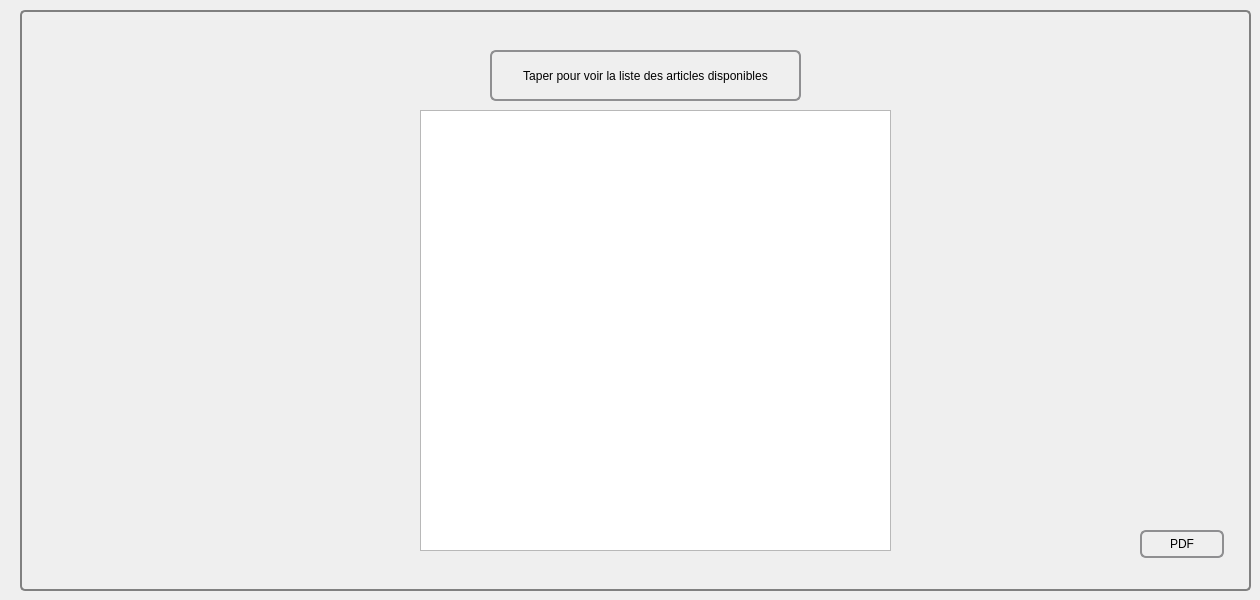
      <widget class="QWidget" name="tab_26">
       <attribute name="title">
        <string>Articles disponibles</string>
       </attribute>
       <widget class="QGroupBox" name="groupBox_28">
        <property name="geometry">
         <rect>
          <x>20</x>
          <y>10</y>
          <width>1231</width>
          <height>581</height>
         </rect>
        </property>
        <property name="styleSheet">
         <string notr="true">QGroupBox {

    background-color: qlineargradient(x1: 0, y1: 0, x2: 0, y2: 1,

                                      stop: 0 #E0E0E0, stop: 1 #FFFFFF);

    border: 2px solid gray;

    border-radius: 5px;

    margin-top: 1ex; /* leave space at the top for the title */

}



QGroupBox::title {

    subcontrol-origin: margin;

    subcontrol-position: top center; /* position at the top center */

    padding: 0 3px;

    background-color: qlineargradient(x1: 0, y1: 0, x2: 0, y2: 1,

                                      stop: 0 #FF0ECE, stop: 1 #FFFFFF);

}</string>
        </property>
        <property name="title">
         <string/>
        </property>
        <widget class="QTableView" name="tableView_ListeArticle">
         <property name="geometry">
          <rect>
           <x>400</x>
           <y>100</y>
           <width>471</width>
           <height>441</height>
          </rect>
         </property>
        </widget>
        <widget class="QPushButton" name="pushButton_AfficherBoutique">
         <property name="geometry">
          <rect>
           <x>470</x>
           <y>40</y>
           <width>311</width>
           <height>51</height>
          </rect>
         </property>
         <property name="styleSheet">
          <string notr="true">QPushButton {
    border: 2px solid #8f8f91;
    border-radius: 6px;
    background-color: qlineargradient(x1: 0, y1: 0, x2: 0, y2: 1,
                                      stop: 0 #f6f7fa, stop: 1 #dadbde);
    min-width: 80px;
}

QPushButton:pressed {
    background-color: qlineargradient(x1: 0, y1: 0, x2: 0, y2: 1,
                                      stop: 0 #dadbde, stop: 1 #f6f7fa);
}

QPushButton:flat {
    border: none; /* no border for a flat push button */
}

QPushButton:default {
    border-color: navy; /* make the default button prominent */
}</string>
         </property>
         <property name="text">
          <string>Taper pour voir la liste des articles disponibles</string>
         </property>
        </widget>
        <widget class="QLabel" name="label_138">
         <property name="geometry">
          <rect>
           <x>90</x>
           <y>170</y>
           <width>211</width>
           <height>261</height>
          </rect>
         </property>
         <property name="styleSheet">
          <string notr="true">image: url(:/liste.png);</string>
         </property>
         <property name="text">
          <string/>
         </property>
        </widget>
        <widget class="QPushButton" name="pushButtonPdfBoutique">
         <property name="geometry">
          <rect>
           <x>1120</x>
           <y>520</y>
           <width>84</width>
           <height>28</height>
          </rect>
         </property>
         <property name="styleSheet">
          <string notr="true">QPushButton {
	
    border: 2px solid #8f8f91;
    border-radius: 6px;
    background-color: qlineargradient(x1: 0, y1: 0, x2: 0, y2: 1,
                                      stop: 0 #f6f7fa, stop: 1 #dadbde);
    min-width: 80px;
}

QPushButton:pressed {
    background-color: qlineargradient(x1: 0, y1: 0, x2: 0, y2: 1,
                                      stop: 0 #dadbde, stop: 1 #f6f7fa);
}

QPushButton:flat {
    border: none; /* no border for a flat push button */
}

QPushButton:default {
    border-color: navy; /* make the default button prominent */
}</string>
         </property>
         <property name="text">
          <string>PDF</string>
         </property>
         <property name="icon">
          <iconset resource="imagee.qrc">
           <normaloff>:/pdf.png</normaloff>:/pdf.png</iconset>
         </property>
        </widget>
       </widget>
      </widget>
